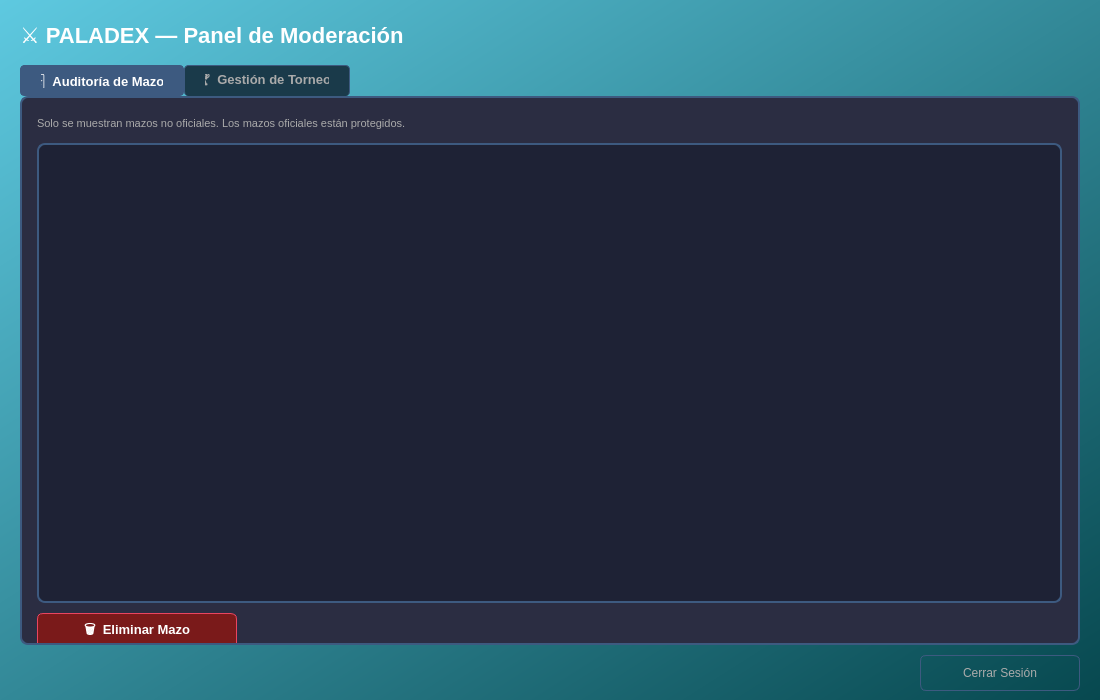
<?xml version="1.0" encoding="UTF-8"?>
<ui version="4.0">
 <class>MenuModerador</class>
 <widget class="QMainWindow" name="MenuModerador">
  <property name="geometry">
   <rect><x>0</x><y>0</y><width>1100</width><height>700</height></rect>
  </property>
  <property name="windowTitle"><string>Paladex — Panel de Moderación</string></property>
  <widget class="QWidget" name="centralwidget">
   <widget class="QWidget" name="widget" native="true">
    <property name="geometry">
     <rect><x>0</x><y>0</y><width>1100</width><height>700</height></rect>
    </property>

    <!-- FONDO -->
    <widget class="QLabel" name="Fondo">
     <property name="geometry"><rect><x>0</x><y>0</y><width>1100</width><height>700</height></rect></property>
     <property name="styleSheet"><string notr="true">background: qlineargradient(x1:0,y1:0,x2:1,y2:1,stop:0 #5EC9E0,stop:1 #07484F);</string></property>
     <property name="text"><string/></property>
    </widget>

    <!-- TÍTULO -->
    <widget class="QLabel" name="Titulo">
     <property name="geometry"><rect><x>20</x><y>15</y><width>600</width><height>40</height></rect></property>
     <property name="styleSheet"><string notr="true">color:white;font-size:22px;font-weight:bold;</string></property>
     <property name="text"><string>⚔ PALADEX — Panel de Moderación</string></property>
    </widget>

    <!-- LABEL MODERADOR -->
    <widget class="QLabel" name="lblModerador">
     <property name="geometry"><rect><x>750</x><y>15</y><width>330</width><height>40</height></rect></property>
     <property name="styleSheet"><string notr="true">color:#aaaaaa;font-size:13px;</string></property>
     <property name="alignment"><set>Qt::AlignRight|Qt::AlignVCenter</set></property>
     <property name="text"><string></string></property>
    </widget>

    <!-- TAB WIDGET -->
    <widget class="QTabWidget" name="tabWidget">
     <property name="geometry"><rect><x>20</x><y>65</y><width>1060</width><height>580</height></rect></property>
     <property name="styleSheet"><string notr="true">
QTabWidget::pane {
    border: 2px solid #3d5a80;
    border-radius: 8px;
    background-color: #2b2d42;
}
QTabBar::tab {
    background-color: #1a3a4a;
    color: #aaaaaa;
    padding: 8px 20px;
    font-size: 13px;
    font-weight: bold;
    border: 1px solid #3d5a80;
    border-bottom: none;
    border-radius: 4px 4px 0 0;
}
QTabBar::tab:selected {
    background-color: #3d5a80;
    color: white;
}
QTabBar::tab:hover {
    background-color: #0f3460;
    color: white;
}
     </string></property>

     <!-- ===== PESTAÑA MAZOS ===== -->
     <widget class="QWidget" name="tabMazos">
      <attribute name="title"><string>🃏  Auditoría de Mazos</string></attribute>

      <widget class="QLabel" name="lblMazosInfo">
       <property name="geometry"><rect><x>15</x><y>15</y><width>600</width><height>20</height></rect></property>
       <property name="styleSheet"><string notr="true">color:#aaaaaa;font-size:11px;</string></property>
       <property name="text"><string>Solo se muestran mazos no oficiales. Los mazos oficiales están protegidos.</string></property>
      </widget>

      <widget class="QListWidget" name="listMazosGlobal">
       <property name="geometry"><rect><x>15</x><y>45</y><width>1025</width><height>460</height></rect></property>
       <property name="styleSheet"><string notr="true">
QListWidget{background-color:#1e2235;color:white;border:2px solid #3d5a80;border-radius:8px;font-size:13px;}
QListWidget::item{padding:10px;border-bottom:1px solid #3d5a80;}
QListWidget::item:selected{background-color:#3d5a80;color:white;}
QListWidget::item:hover{background-color:#0f3460;}
       </string></property>
      </widget>

      <widget class="QPushButton" name="btnEliminarMazoGlobal">
       <property name="geometry"><rect><x>15</x><y>515</y><width>200</width><height>36</height></rect></property>
       <property name="styleSheet"><string notr="true">QPushButton{background-color:#7a1a1a;color:white;border:1px solid #e94560;border-radius:6px;font-size:13px;font-weight:bold;}QPushButton:hover{background-color:#e94560;}QPushButton:pressed{background-color:#c73652;}</string></property>
       <property name="text"><string>🗑  Eliminar Mazo</string></property>
       <property name="cursor"><cursorShape>PointingHandCursor</cursorShape></property>
      </widget>
     </widget>

     <!-- ===== PESTAÑA TORNEOS ===== -->
     <widget class="QWidget" name="tabTorneos">
      <attribute name="title"><string>🏆  Gestión de Torneos</string></attribute>

      <!-- Lista torneos -->
      <widget class="QLabel" name="lblTorneos">
       <property name="geometry"><rect><x>15</x><y>15</y><width>300</width><height>20</height></rect></property>
       <property name="styleSheet"><string notr="true">color:#5EC9E0;font-size:13px;font-weight:bold;</string></property>
       <property name="text"><string>Torneos activos</string></property>
      </widget>

      <widget class="QListWidget" name="listTorneosMod">
       <property name="geometry"><rect><x>15</x><y>40</y><width>300</width><height>350</height></rect></property>
       <property name="styleSheet"><string notr="true">
QListWidget{background-color:#1e2235;color:white;border:2px solid #3d5a80;border-radius:8px;font-size:13px;}
QListWidget::item{padding:10px;border-bottom:1px solid #3d5a80;}
QListWidget::item:selected{background-color:#3d5a80;color:white;}
QListWidget::item:hover{background-color:#0f3460;}
       </string></property>
      </widget>

      <widget class="QPushButton" name="btnEliminarTorneo">
       <property name="geometry"><rect><x>15</x><y>400</y><width>300</width><height>36</height></rect></property>
       <property name="styleSheet"><string notr="true">QPushButton{background-color:#7a1a1a;color:white;border:1px solid #e94560;border-radius:6px;font-size:13px;font-weight:bold;}QPushButton:hover{background-color:#e94560;}</string></property>
       <property name="text"><string>🗑  Eliminar Torneo</string></property>
       <property name="cursor"><cursorShape>PointingHandCursor</cursorShape></property>
      </widget>

      <!-- Lista participantes -->
      <widget class="QLabel" name="lblParticipantes">
       <property name="geometry"><rect><x>330</x><y>15</y><width>300</width><height>20</height></rect></property>
       <property name="styleSheet"><string notr="true">color:#5EC9E0;font-size:13px;font-weight:bold;</string></property>
       <property name="text"><string>Participantes inscritos</string></property>
      </widget>

      <widget class="QListWidget" name="listParticipantes">
       <property name="geometry"><rect><x>330</x><y>40</y><width>300</width><height>350</height></rect></property>
       <property name="styleSheet"><string notr="true">
QListWidget{background-color:#1e2235;color:white;border:2px solid #3d5a80;border-radius:8px;font-size:13px;}
QListWidget::item{padding:10px;border-bottom:1px solid #3d5a80;}
QListWidget::item:selected{background-color:#3d5a80;color:white;}
QListWidget::item:hover{background-color:#0f3460;}
       </string></property>
      </widget>

      <widget class="QPushButton" name="btnEliminarParticipante">
       <property name="geometry"><rect><x>330</x><y>400</y><width>300</width><height>36</height></rect></property>
       <property name="styleSheet"><string notr="true">QPushButton{background-color:#7a1a1a;color:white;border:1px solid #e94560;border-radius:6px;font-size:13px;font-weight:bold;}QPushButton:hover{background-color:#e94560;}</string></property>
       <property name="text"><string>⛔  Expulsar Participante</string></property>
       <property name="cursor"><cursorShape>PointingHandCursor</cursorShape></property>
      </widget>

      <!-- Formulario nuevo torneo -->
      <widget class="QGroupBox" name="groupNuevoTorneo">
       <property name="geometry"><rect><x>645</x><y>10</y><width>370</width><height>430</height></rect></property>
       <property name="styleSheet"><string notr="true">
QGroupBox{color:#5EC9E0;font-size:14px;font-weight:bold;border:2px solid #3d5a80;border-radius:8px;margin-top:10px;background-color:#1e2235;}
QGroupBox::title{subcontrol-origin:margin;left:10px;padding:0 5px;}
QLabel{color:#aaaaaa;font-size:12px;border:none;background:transparent;}
QLineEdit{background-color:#2b2d42;color:white;border:1px solid #3d5a80;border-radius:6px;padding:6px;font-size:13px;}
QLineEdit:focus{border:1px solid #5EC9E0;}
       </string></property>
       <property name="title"><string>Añadir Nuevo Torneo</string></property>

       <widget class="QLabel" name="lblNom">
        <property name="geometry"><rect><x>15</x><y>40</y><width>340</width><height>20</height></rect></property>
        <property name="text"><string>Nombre:</string></property>
       </widget>
       <widget class="QLineEdit" name="txtNombreTorneo">
        <property name="geometry"><rect><x>15</x><y>62</y><width>340</width><height>32</height></rect></property>
        <property name="placeholderText"><string>Nombre del torneo</string></property>
       </widget>

       <widget class="QLabel" name="lblUb">
        <property name="geometry"><rect><x>15</x><y>105</y><width>340</width><height>20</height></rect></property>
        <property name="text"><string>Ubicación:</string></property>
       </widget>
       <widget class="QLineEdit" name="txtUbicacionTorneo">
        <property name="geometry"><rect><x>15</x><y>127</y><width>340</width><height>32</height></rect></property>
        <property name="placeholderText"><string>Ciudad o lugar</string></property>
       </widget>

       <widget class="QLabel" name="lblDesc">
        <property name="geometry"><rect><x>15</x><y>170</y><width>340</width><height>20</height></rect></property>
        <property name="text"><string>Descripción:</string></property>
       </widget>
       <widget class="QLineEdit" name="txtDescTorneo">
        <property name="geometry"><rect><x>15</x><y>192</y><width>340</width><height>32</height></rect></property>
        <property name="placeholderText"><string>Descripción breve</string></property>
       </widget>

       <widget class="QLabel" name="lblReg">
        <property name="geometry"><rect><x>15</x><y>235</y><width>340</width><height>20</height></rect></property>
        <property name="text"><string>Reglas:</string></property>
       </widget>
       <widget class="QLineEdit" name="txtReglasTorneo">
        <property name="geometry"><rect><x>15</x><y>257</y><width>340</width><height>32</height></rect></property>
        <property name="placeholderText"><string>Reglas del torneo</string></property>
       </widget>

       <widget class="QPushButton" name="btnGuardarTorneo">
        <property name="geometry"><rect><x>15</x><y>320</y><width>340</width><height>40</height></rect></property>
        <property name="styleSheet"><string notr="true">QPushButton{background-color:#3d5a80;color:white;border:none;border-radius:6px;font-size:13px;font-weight:bold;}QPushButton:hover{background-color:#2c4a70;}</string></property>
        <property name="text"><string>✚  Crear Torneo</string></property>
        <property name="cursor"><cursorShape>PointingHandCursor</cursorShape></property>
       </widget>
      </widget>

     </widget>
    </widget>

    <!-- BOTÓN CERRAR SESIÓN abajo a la derecha -->
    <widget class="QPushButton" name="btnCerrarSesionMod">
     <property name="geometry"><rect><x>920</x><y>655</y><width>160</width><height>36</height></rect></property>
     <property name="styleSheet"><string notr="true">QPushButton{background-color:transparent;color:#aaaaaa;border:1px solid #3d5a80;border-radius:6px;font-size:12px;}QPushButton:hover{background-color:#7a1a1a;color:white;border:1px solid #e94560;}</string></property>
     <property name="text"><string>Cerrar Sesión</string></property>
     <property name="cursor"><cursorShape>PointingHandCursor</cursorShape></property>
    </widget>

    <zorder>Fondo</zorder>
    <zorder>Titulo</zorder>
    <zorder>lblModerador</zorder>
    <zorder>tabWidget</zorder>
    <zorder>btnCerrarSesionMod</zorder>
   </widget>
  </widget>
 </widget>
 <resources/>
 <connections/>
</ui>
